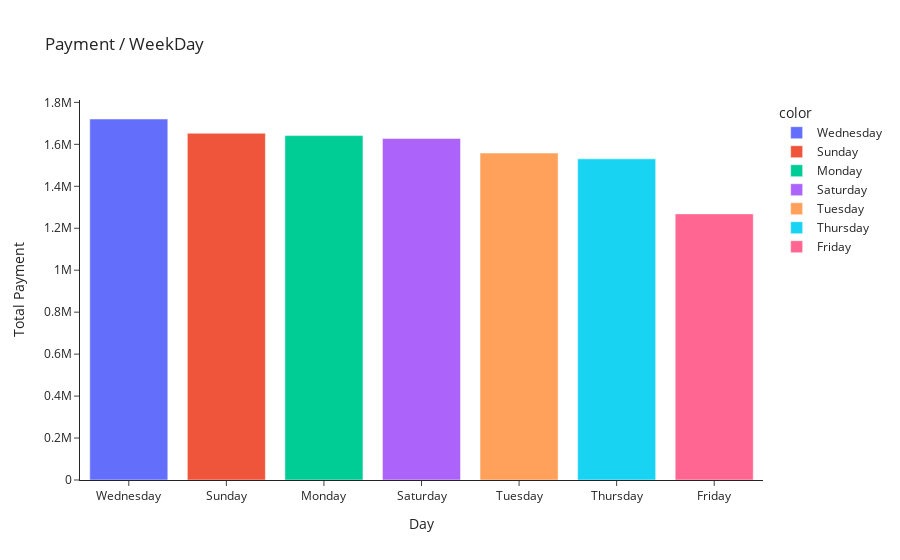

Notebook cell for this chart:
### Code cell
weekday=df.groupby(by='WeekDay')['Payment'].mean().sort_values(ascending=False)
fig=px.bar(x=weekday.index,y=weekday.values,color=weekday.index,title='Payment / WeekDay')
fig.update_layout(
    xaxis_title="Day ",
    yaxis_title="Total Payment",
    template = 'simple_white')
fig.show()

### Figure 1 — Plotly figure (JSON) as saved in the notebook; plotly's stock layout.template omitted (floating-point values rounded to 4 significant figures)
{"data": [{"alignmentgroup": "True", "hovertemplate": "color=Wednesday<br>x=%{x}<br>y=%{y}<extra></extra>", "legendgroup": "Wednesday", "marker": {"color": "#636efa", "pattern": {"shape": ""}}, "name": "Wednesday", "offsetgroup": "Wednesday", "orientation": "v", "showlegend": true, "textposition": "auto", "type": "bar", "x": ["Wednesday"], "xaxis": "x", "y": [1721000.0], "yaxis": "y"}, {"alignmentgroup": "True", "hovertemplate": "color=Sunday<br>x=%{x}<br>y=%{y}<extra></extra>", "legendgroup": "Sunday", "marker": {"color": "#EF553B", "pattern": {"shape": ""}}, "name": "Sunday", "offsetgroup": "Sunday", "orientation": "v", "showlegend": true, "textposition": "auto", "type": "bar", "x": ["Sunday"], "xaxis": "x", "y": [1653000.0], "yaxis": "y"}, {"alignmentgroup": "True", "hovertemplate": "color=Monday<br>x=%{x}<br>y=%{y}<extra></extra>", "legendgroup": "Monday", "marker": {"color": "#00cc96", "pattern": {"shape": ""}}, "name": "Monday", "offsetgroup": "Monday", "orientation": "v", "showlegend": true, "textposition": "auto", "type": "bar", "x": ["Monday"], "xaxis": "x", "y": [1642000.0], "yaxis": "y"}, {"alignmentgroup": "True", "hovertemplate": "color=Saturday<br>x=%{x}<br>y=%{y}<extra></extra>", "legendgroup": "Saturday", "marker": {"color": "#ab63fa", "pattern": {"shape": ""}}, "name": "Saturday", "offsetgroup": "Saturday", "orientation": "v", "showlegend": true, "textposition": "auto", "type": "bar", "x": ["Saturday"], "xaxis": "x", "y": [1628000.0], "yaxis": "y"}, {"alignmentgroup": "True", "hovertemplate": "color=Tuesday<br>x=%{x}<br>y=%{y}<extra></extra>", "legendgroup": "Tuesday", "marker": {"color": "#FFA15A", "pattern": {"shape": ""}}, "name": "Tuesday", "offsetgroup": "Tuesday", "orientation": "v", "showlegend": true, "textposition": "auto", "type": "bar", "x": ["Tuesday"], "xaxis": "x", "y": [1558000.0], "yaxis": "y"}, {"alignmentgroup": "True", "hovertemplate": "color=Thursday<br>x=%{x}<br>y=%{y}<extra></extra>", "legendgroup": "Thursday", "marker": {"color": "#19d3f3", "pattern": {"shape": ""}}, "name": "Thursday", "offsetgroup": "Thursday", "orientation": "v", "showlegend": true, "textposition": "auto", "type": "bar", "x": ["Thursday"], "xaxis": "x", "y": [1531000.0], "yaxis": "y"}, {"alignmentgroup": "True", "hovertemplate": "color=Friday<br>x=%{x}<br>y=%{y}<extra></extra>", "legendgroup": "Friday", "marker": {"color": "#FF6692", "pattern": {"shape": ""}}, "name": "Friday", "offsetgroup": "Friday", "orientation": "v", "showlegend": true, "textposition": "auto", "type": "bar", "x": ["Friday"], "xaxis": "x", "y": [1268000.0], "yaxis": "y"}], "layout": {"barmode": "relative", "legend": {"title": {"text": "color"}, "tracegroupgap": 0}, "title": {"text": "Payment / WeekDay"}, "xaxis": {"anchor": "y", "domain": [0, 1], "title": {"text": "Day "}}, "yaxis": {"anchor": "x", "domain": [0, 1], "title": {"text": "Total Payment"}}}}
